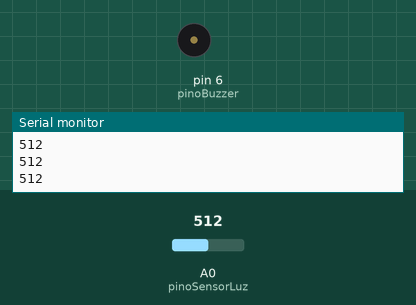
The sketch below on a simulated Arduino Uno, built with avr-gcc and run on an emulated ATmega328P. On the bench: buzzer (waves = sounding), the last lines printed to the serial monitor. The inputs (shaded band) are chosen by the test bench; at power-on: A0 (pinoSensorLuz) = 512.

Above: at 1.3 s.
1.4 s: A0 (pinoSensorLuz) set to 492
At 2.5 s:
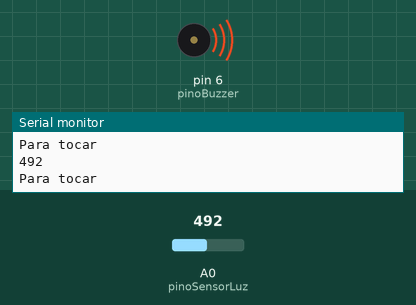
3.0 s: A0 (pinoSensorLuz) set to 510
At 3.7 s:
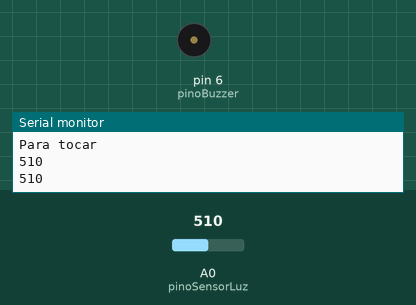
Timing chart, 0 to 6.0 s (numbered marks = the images above; inputs shaded):
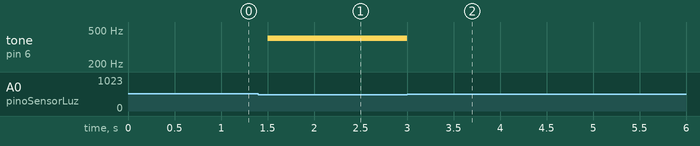

Measured:
- the behaviour switches between 500 and 499 on A0 (pinoSensorLuz) (found by bisection; images 0 and 1)
- after the input at 1.4 s, tone on pin 6 (pinoBuzzer): silent → 400 Hz after 0.10 s
- after the input at 3.0 s, tone on pin 6 (pinoBuzzer): 400 Hz → silent at once

The sketch:

ARDUINO_SENSORES.ino
```cpp
// Projeto 12 - Alarme com sensor a laser

int pinoSensorLuz = A0;
int pinoBuzzer = 6;
int valorLuz = 0;

void setup()
{
    Serial.begin(9600);
    // configura pino do buzzer como saída
    pinMode(pinoBuzzer,OUTPUT);
}

void loop()
{
  valorLuz = analogRead(pinoSensorLuz);
  Serial.println(valorLuz);
  if(valorLuz<500)
  {
    Serial.println("Para tocar");
    tone(pinoBuzzer, 400);
  }
  else
  {
    noTone(pinoBuzzer);
  }
  delay(500);
}
```
